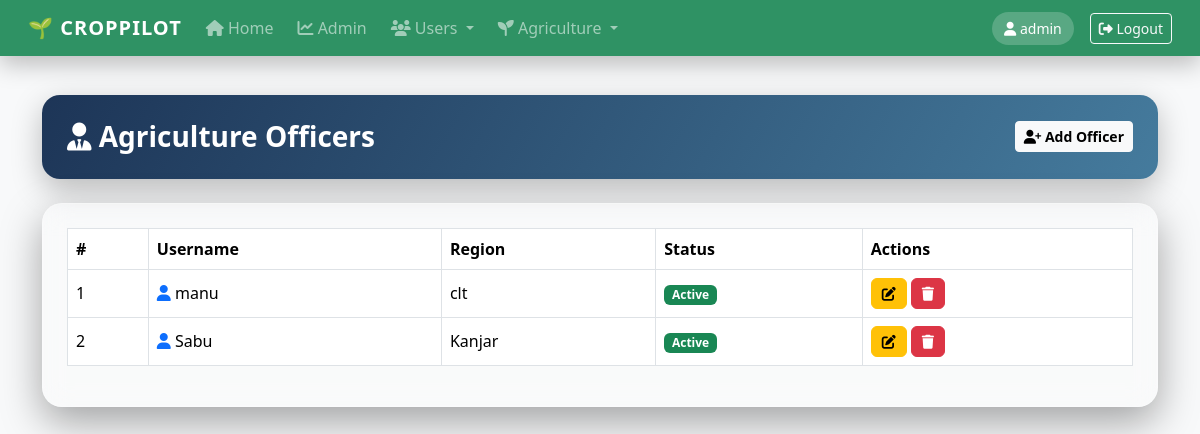
/adminpanel/officers/ (signed in), run on the app's committed database.
### croppilot_app/models.py (models this page shows, shortened)
class AgricultureOfficer(models.Model):
    user = models.OneToOneField(User, on_delete=models.CASCADE)
    region = models.CharField(max_length=100)
    qualification = models.CharField(max_length=100, blank=True)

### croppilot_app/views.py (the view)
# urls.py: path('adminpanel/officers/', views.manage_officers, name='manage_officers'),
@role_required(allowed_roles=['admin'])
def manage_officers(request):
    return render(request, 'adminpanel/officers.html', {
        'officers': AgricultureOfficer.objects.all()
    })

### templates/adminpanel/officers.html (shortened to what this page needs)
{% extends 'base.html' %}
{% block content %}
<div class="page-header mb-4 d-flex justify-content-between align-items-center">
  <h3 class="fw-bold mb-0">
    <i class="fas fa-user-tie"></i> Agriculture Officers
  </h3>
  <a href="/adminpanel/add-officer/" class="btn btn-light btn-sm fw-semibold">
    <i class="fas fa-user-plus"></i> Add Officer
  </a>
</div>
<div class="glass-card p-4">
  <div class="table-responsive">
    <table class="table table-bordered align-middle">
      <thead>
        <tr>
          <th>#</th>
          <th>Username</th>
          <th>Region</th>
          <th>Status</th>
          <th>Actions</th>
        </tr>
      </thead>
      <tbody>
        {% for o in officers %}
        <tr>
          <td>{{ forloop.counter }}</td>
          <td>
            <i class="fas fa-user text-primary"></i>
            {{ o.user.username }}
          </td>
          <td>{{ o.region }}</td>
          <td>
            <span class="badge bg-success">
              Active
            </span>
          </td>
          <td>
            <a href="/adminpanel/officer/edit/{{ o.id }}/"
               class="btn btn-warning btn-action">
               <i class="fas fa-edit"></i>
            </a>
            <a href="/adminpanel/officer/delete/{{ o.id }}/"
               class="btn btn-danger btn-action"
               onclick="return confirm('Are you sure you want to delete this officer?');">
               <i class="fas fa-trash"></i>
            </a>
          </td>
        </tr>
        {% empty %}
        <tr>
          <td colspan="5" class="text-center text-muted">
            No officers available
          </td>
        </tr>
        {% endfor %}
      </tbody>
    </table>
  </div>
</div>
{% endblock %}

### templates/base.html (shortened to what this page needs)
<!DOCTYPE html>
<html lang="en">
<head>
<link href="https://cdn.jsdelivr.net/npm/bootstrap@5.3.2/dist/css/bootstrap.min.css" rel="stylesheet">
<link href="https://cdnjs.cloudflare.com/ajax/libs/font-awesome/6.5.1/css/all.min.css" rel="stylesheet">
</head>
<body class="bg-light">
<nav class="navbar navbar-expand-lg navbar-dark navbar-custom glass-nav fixed-top px-3">
  <div class="container-fluid">
    <a class="navbar-brand" href="/">
      🌱 CROPPILOT
    </a>
    <div class="collapse navbar-collapse" id="mainNavbar">
      <ul class="navbar-nav me-auto mb-2 mb-lg-0">
        {% if user.is_authenticated %}
          <li class="nav-item">
            <a class="nav-link" href="#">
              <i class="fas fa-home"></i> Home
            </a>
          </li>
          {% if user.profile.role == 'farmer' %}
            <li class="nav-item"><a class="nav-link" href="/farmer/dashboard/"><i class="fas fa-seedling"></i> Dashboard</a></li>
            <li class="nav-item"><a class="nav-link" href="/farmer/disease/"><i class="fas fa-leaf"></i> Disease</a></li>
            <li class="nav-item"><a class="nav-link" href="/farmer/query/"><i class="fas fa-comments"></i> Ask Officer</a></li>
            <li class="nav-item"><a class="nav-link" href="/farmer/replies/"><i class="fas fa-reply"></i> Replies</a></li>
            <li class="nav-item"><a class="nav-link" href="/farmer/smart-soil/"><i class="fas fa-brain"></i> Smart Soil</a></li>
            <li class="nav-item"><a class="nav-link" href="/farmer/market-prices/"><i class="fas fa-rupee-sign"></i> Prices</a></li>
            <li class="nav-item"><a class="nav-link" href="/farmer/feedback/"><i class="fas fa-star"></i> Feedback</a></li>
          {% elif user.profile.role == 'officer' %}
            <li class="nav-item"><a class="nav-link" href="/officer/dashboard/"><i class="fas fa-user-tie"></i> Officer Dashboard</a></li>
          {% elif user.profile.role == 'admin' or user.is_superuser %}
            <li class="nav-item"><a class="nav-link" href="/adminpanel/dashboard/"><i class="fas fa-chart-line"></i> Admin</a></li>
            <li class="nav-item dropdown">
              <a class="nav-link dropdown-toggle" data-bs-toggle="dropdown">
                <i class="fas fa-users"></i> Users
              </a>
            </li>
            <li class="nav-item dropdown">
              <a class="nav-link dropdown-toggle" data-bs-toggle="dropdown">
                <i class="fas fa-seedling"></i> Agriculture
              </a>
            </li>
          {% endif %}
        {% endif %}
      </ul>
      {% if user.is_authenticated %}
        <span class="user-badge text-white me-3">
          <i class="fas fa-user"></i> {{ user.username }}
        </span>
        <a href="/logout/" class="btn btn-outline-light btn-sm">
          <i class="fas fa-sign-out-alt"></i> Logout
        </a>
      {% endif %}
    </div>
  </div>
</nav>
<div class="container page-container">
  {% block content %}{% endblock %}
</div>
</body>
</html>

### templates/base.html (style rules this page uses)
.navbar-custom { background: linear-gradient(120deg, #0f5132, #198754); box-shadow: 0 8px 25px rgba(0,0,0,.25); }
.glass-nav { backdrop-filter: blur(10px); background: rgba(25, 135, 84, 0.9); }
.navbar-brand { font-weight: 800; letter-spacing: 1px; }
.nav-link { font-weight: 500; margin-right: 8px; transition: 0.3s; }
.user-badge { background: rgba(255,255,255,.2); padding: 6px 12px; border-radius: 20px; font-size: 14px; }
.page-container { margin-top: 95px; }

### templates/adminpanel/officers.html (style rules this page uses)
.page-header { background: linear-gradient(120deg,#1d3557,#457b9d); border-radius: 18px; padding: 25px; color: white; box-shadow: 0 10px 30px rgba(0,0,0,.25); }
.glass-card { background: rgba(255,255,255,.15); backdrop-filter: blur(14px); border-radius: 20px; border: 1px solid rgba(255,255,255,.25); box-shadow: 0 15px 40px rgba(0,0,0,.35); }
.table thead { background: rgba(29,53,87,.95); color: white; }
.table tbody tr { transition: .3s ease; }
.btn-action { padding: 4px 10px; font-size: 14px; }

### data on the page
AgricultureOfficer: user.username "manu", region "clt"
AgricultureOfficer: user.username "Sabu", region "Kanjar"

### other printed values
{{ user.username }} "admin"
